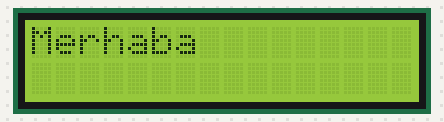
This sketch was run on a simulated Arduino Uno, built with avr-gcc and run on an emulated ATmega328P. Shown: 16×2 character LCD.

Above: at 0.1 s.
At 0.6 s:
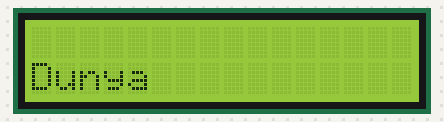

Measured:
- what the display in image 1 shows lasts 0.5 s, from 0.6 s to 1.1 s

The sketch:

003_Lcd_Ekran_2x16_I2C.ino
```cpp
/*
  PROJE: I2C LCD Merhaba Dünya Uygulaması
  ********************************************
  GELİŞTİRME KARTI: Arduino UNO
  ********************************************
  KULLANILAN KÜTÜPHANE:
  "LiquidCrystal_I2C" by Frank de Brabander
  ******************************************************************************
  LCD ÖZELLİKLERİ:
  16x2 I2C LCD
  I2C Adresi: 0x27
  ******************************************************************************
  BAĞLANTI:
  VCC  -> 5V
  GND  -> GND
  SDA  -> A4
  SCL  -> A5
  ******************************************************************************
  AÇIKLAMA:
  LCD ekranın ilk satırında "Merhaba",
  ikinci satırında "Dunya" mesajı
  500 ms aralıklarla görüntülenir.
  ******************************************************************************
*/

#include <LiquidCrystal_I2C.h>
LiquidCrystal_I2C lcd(0x27, 16, 2);
void setup() {
  lcd.init();
  lcd.backlight();
  lcd.clear();
}

void loop() {
  //1.satır: Merhaba
  lcd.setCursor(0, 0);
  lcd.print("Merhaba");
  delay(500);
  lcd.clear();

  //2.satır: Dunya
  lcd.setCursor(0, 1);
  lcd.print("Dunya");
  delay(500);
  lcd.clear();
}
```
